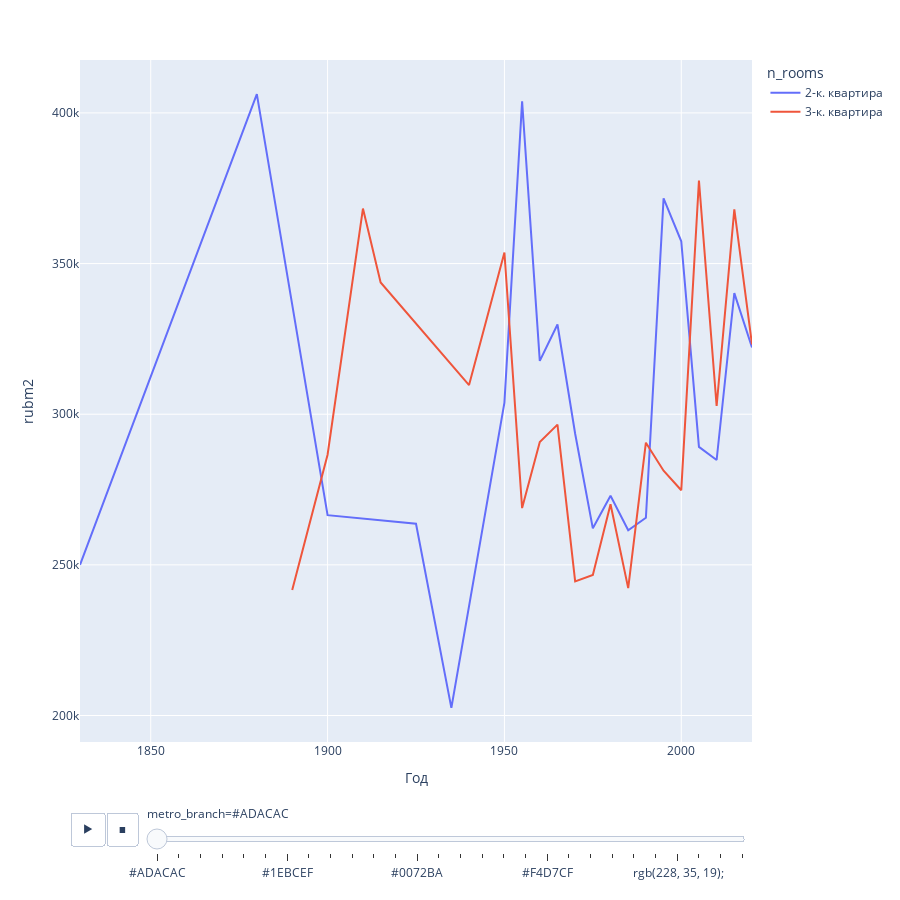

Write notebook code for a chart like this one.
### Code cell
px.line(plot_df,x='Год',y='rubm2',color='n_rooms',animation_frame='metro_branch',height=900)

### Figure 1 — Plotly figure (JSON) as saved in the notebook; plotly's stock layout.template omitted (floating-point values rounded to 4 significant figures)
{"data": [{"hovertemplate": "n_rooms=2-к. квартира<br>metro_branch=#ADACAC<br>Год=%{x}<br>rubm2=%{y}<extra></extra>", "legendgroup": "2-к. квартира", "line": {"color": "#636efa", "dash": "solid"}, "marker": {"symbol": "circle"}, "mode": "lines", "name": "2-к. квартира", "orientation": "v", "showlegend": true, "type": "scatter", "x": [1830, 1880, 1900, 1925, 1935, 1950, 1955, 1960, 1965, 1970, 1975, 1980, 1985, 1990, 1995, 2000, 2005, 2010, 2015, 2020], "xaxis": "x", "y": [250000, 406250, 266500.0, 263600.0, 202500.0, 303900.0, 403800.0, 317700.0, 329800.0, 293500.0, 262100.0, 272900.0, 261500.0, 265600.0, 371600.0, 357400.0, 289200.0, 284800.0, 340200.0, 322100.0], "yaxis": "y"}, {"hovertemplate": "n_rooms=3-к. квартира<br>metro_branch=#ADACAC<br>Год=%{x}<br>rubm2=%{y}<extra></extra>", "legendgroup": "3-к. квартира", "line": {"color": "#EF553B", "dash": "solid"}, "marker": {"symbol": "circle"}, "mode": "lines", "name": "3-к. квартира", "orientation": "v", "showlegend": true, "type": "scatter", "x": [1890, 1900, 1910, 1915, 1940, 1950, 1955, 1960, 1965, 1970, 1975, 1980, 1985, 1990, 1995, 2000, 2005, 2010, 2015, 2020], "xaxis": "x", "y": [241700.0, 286600.0, 368300.0, 343750, 309700.0, 353700.0, 268900.0, 290800.0, 296500.0, 244500.0, 246600.0, 270100.0, 242300.0, 290500.0, 281200.0, 274800.0, 377600.0, 302700.0, 368000.0, 323200.0], "yaxis": "y"}], "layout": {"height": 900, "legend": {"title": {"text": "n_rooms"}, "tracegroupgap": 0}, "margin": {"t": 60}, "sliders": [{"active": 0, "currentvalue": {"prefix": "metro_branch="}, "len": 0.9, "pad": {"b": 10, "t": 60}, "steps": [{"args": [["#ADACAC"], {"frame": {"duration": 0, "redraw": false}, "fromcurrent": true, "mode": "immediate", "transition": {"duration": 0, "easing": "linear"}}], "label": "#ADACAC", "method": "animate"}, {"args": [["#E42313"], {"frame": {"duration": 0, "redraw": false}, "fromcurrent": true, "mode": "immediate", "transition": {"duration": 0, "easing": "linear"}}], "label": "#E42313", "method": "animate"}, {"args": [[" rgb(148, 62, 144);"], {"frame": {"duration": 0, "redraw": false}, "fromcurrent": true, "mode": "immediate", "transition": {"duration": 0, "easing": "linear"}}], "label": " rgb(148, 62, 144);", "method": "animate"}, {"args": [[" rgb(0, 114, 186);"], {"frame": {"duration": 0, "redraw": false}, "fromcurrent": true, "mode": "immediate", "transition": {"duration": 0, "easing": "linear"}}], "label": " rgb(0, 114, 186);", "method": "animate"}, {"args": [[" rgb(173, 172, 172);"], {"frame": {"duration": 0, "redraw": false}, "fromcurrent": true, "mode": "immediate", "transition": {"duration": 0, "easing": "linear"}}], "label": " rgb(173, 172, 172);", "method": "animate"}, {"args": [[" rgb(79, 176, 79);"], {"frame": {"duration": 0, "redraw": false}, "fromcurrent": true, "mode": "immediate", "transition": {"duration": 0, "easing": "linear"}}], "label": " rgb(79, 176, 79);", "method": "animate"}, {"args": [["#1EBCEF"], {"frame": {"duration": 0, "redraw": false}, "fromcurrent": true, "mode": "immediate", "transition": {"duration": 0, "easing": "linear"}}], "label": "#1EBCEF", "method": "animate"}, {"args": [["#4FB04F"], {"frame": {"duration": 0, "redraw": false}, "fromcurrent": true, "mode": "immediate", "transition": {"duration": 0, "easing": "linear"}}], "label": "#4FB04F", "method": "animate"}, {"args": [["#BAC8E8"], {"frame": {"duration": 0, "redraw": false}, "fromcurrent": true, "mode": "immediate", "transition": {"duration": 0, "easing": "linear"}}], "label": "#BAC8E8", "method": "animate"}, {"args": [[" rgb(145, 81, 51);"], {"frame": {"duration": 0, "redraw": false}, "fromcurrent": true, "mode": "immediate", "transition": {"duration": 0, "easing": "linear"}}], "label": " rgb(145, 81, 51);", "method": "animate"}, {"args": [["#BED12C"], {"frame": {"duration": 0, "redraw": false}, "fromcurrent": true, "mode": "immediate", "transition": {"duration": 0, "easing": "linear"}}], "label": "#BED12C", "method": "animate"}, {"args": [["#943E90"], {"frame": {"duration": 0, "redraw": false}, "fromcurrent": true, "mode": "immediate", "transition": {"duration": 0, "easing": "linear"}}], "label": "#943E90", "method": "animate"}, {"args": [["#0072BA"], {"frame": {"duration": 0, "redraw": false}, "fromcurrent": true, "mode": "immediate", "transition": {"duration": 0, "easing": "linear"}}], "label": "#0072BA", "method": "animate"}, {"args": [["#FFCD1C"], {"frame": {"duration": 0, "redraw": false}, "fromcurrent": true, "mode": "immediate", "transition": {"duration": 0, "easing": "linear"}}], "label": "#FFCD1C", "method": "animate"}, {"args": [["#915133"], {"frame": {"duration": 0, "redraw": false}, "fromcurrent": true, "mode": "immediate", "transition": {"duration": 0, "easing": "linear"}}], "label": "#915133", "method": "animate"}, {"args": [[" rgb(186, 200, 232);"], {"frame": {"duration": 0, "redraw": false}, "fromcurrent": true, "mode": "immediate", "transition": {"duration": 0, "easing": "linear"}}], "label": " rgb(186, 200, 232);", "method": "animate"}, {"args": [[" rgb(240, 126, 36);"], {"frame": {"duration": 0, "redraw": false}, "fromcurrent": true, "mode": "immediate", "transition": {"duration": 0, "easing": "linear"}}], "label": " rgb(240, 126, 36);", "method": "animate"}, {"args": [["#F07E24"], {"frame": {"duration": 0, "redraw": false}, "fromcurrent": true, "mode": "immediate", "transition": {"duration": 0, "easing": "linear"}}], "label": "#F07E24", "method": "animate"}, {"args": [["#F4D7CF"], {"frame": {"duration": 0, "redraw": false}, "fromcurrent": true, "mode": "immediate", "transition": {"duration": 0, "easing": "linear"}}], "label": "#F4D7CF", "method": "animate"}, {"args": [[" rgb(30, 188, 239);"], {"frame": {"duration": 0, "redraw": false}, "fromcurrent": true, "mode": "immediate", "transition": {"duration": 0, "easing": "linear"}}], "label": " rgb(30, 188, 239);", "method": "animate"}, {"args": [[" rgb(208, 108, 159);"], {"frame": {"duration": 0, "redraw": false}, "fromcurrent": true, "mode": "immediate", "transition": {"duration": 0, "easing": "linear"}}], "label": " rgb(208, 108, 159);", "method": "animate"}, {"args": [["#D06C9F"], {"frame": {"duration": 0, "redraw": false}, "fromcurrent": true, "mode": "immediate", "transition": {"duration": 0, "easing": "linear"}}], "label": "#D06C9F", "method": "animate"}, {"args": [["#88CDCF"], {"frame": {"duration": 0, "redraw": false}, "fromcurrent": true, "mode": "immediate", "transition": {"duration": 0, "easing": "linear"}}], "label": "#88CDCF", "method": "animate"}, {"args": [[" rgb(190, 209, 44);"], {"frame": {"duration": 0, "redraw": false}, "fromcurrent": true, "mode": "immediate", "transition": {"duration": 0, "easing": "linear"}}], "label": " rgb(190, 209, 44);", "method": "animate"}, {"args": [[" rgb(228, 35, 19);"], {"frame": {"duration": 0, "redraw": false}, "fromcurrent": true, "mode": "immediate", "transition": {"duration": 0, "easing": "linear"}}], "label": " rgb(228, 35, 19);", "method": "animate"}, {"args": [[" rgb(244, 215, 207);"], {"frame": {"duration": 0, "redraw": false}, "fromcurrent": true, "mode": "immediate", "transition": {"duration": 0, "easing": "linear"}}], "label": " rgb(244, 215, 207);", "method": "animate"}, {"args": [[" rgb(255, 205, 28);"], {"frame": {"duration": 0, "redraw": false}, "fromcurrent": true, "mode": "immediate", "transition": {"duration": 0, "easing": "linear"}}], "label": " rgb(255, 205, 28);", "method": "animate"}, {"args": [[" rgb(136, 205, 207);"], {"frame": {"duration": 0, "redraw": false}, "fromcurrent": true, "mode": "immediate", "transition": {"duration": 0, "easing": "linear"}}], "label": " rgb(136, 205, 207);", "method": "animate"}], "x": 0.1, "xanchor": "left", "y": 0, "yanchor": "top"}], "updatemenus": [{"buttons": [{"args": [null, {"frame": {"duration": 500, "redraw": false}, "fromcurrent": true, "mode": "immediate", "transition": {"duration": 500, "easing": "linear"}}], "label": "&#9654;", "method": "animate"}, {"args": [[null], {"frame": {"duration": 0, "redraw": false}, "fromcurrent": true, "mode": "immediate", "transition": {"duration": 0, "easing": "linear"}}], "label": "&#9724;", "method": "animate"}], "direction": "left", "pad": {"r": 10, "t": 70}, "showactive": false, "type": "buttons", "x": 0.1, "xanchor": "right", "y": 0, "yanchor": "top"}], "xaxis": {"anchor": "y", "domain": [0, 1], "title": {"text": "Год"}}, "yaxis": {"anchor": "x", "domain": [0, 1], "title": {"text": "rubm2"}}}}
